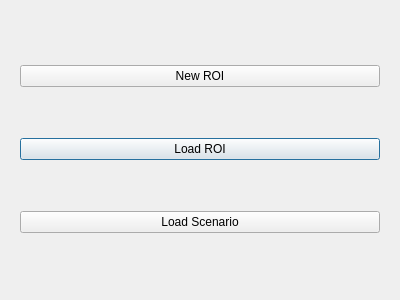
<?xml version="1.0" encoding="UTF-8"?>
<ui version="4.0">
 <class>OpenRoiBuilder</class>
 <widget class="QDialog" name="OpenRoiBuilder">
  <property name="windowModality">
   <enum>Qt::ApplicationModal</enum>
  </property>
  <property name="geometry">
   <rect>
    <x>0</x>
    <y>0</y>
    <width>400</width>
    <height>300</height>
   </rect>
  </property>
  <property name="windowTitle">
   <string>RoiBuilder</string>
  </property>
  <property name="modal">
   <bool>true</bool>
  </property>
  <layout class="QVBoxLayout" name="verticalLayout">
   <item>
    <widget class="QFrame" name="frame">
     <property name="frameShape">
      <enum>QFrame::NoFrame</enum>
     </property>
     <property name="frameShadow">
      <enum>QFrame::Raised</enum>
     </property>
     <layout class="QGridLayout" name="gridLayout">
      <item row="1" column="2">
       <widget class="QPushButton" name="load_roi_button">
        <property name="text">
         <string>Load ROI</string>
        </property>
       </widget>
      </item>
      <item row="0" column="2">
       <widget class="QPushButton" name="new_roi_button">
        <property name="text">
         <string>New ROI</string>
        </property>
       </widget>
      </item>
      <item row="2" column="2">
       <widget class="QPushButton" name="load_scenario">
        <property name="text">
         <string>Load Scenario</string>
        </property>
       </widget>
      </item>
     </layout>
    </widget>
   </item>
  </layout>
 </widget>
 <resources/>
 <connections/>
</ui>
